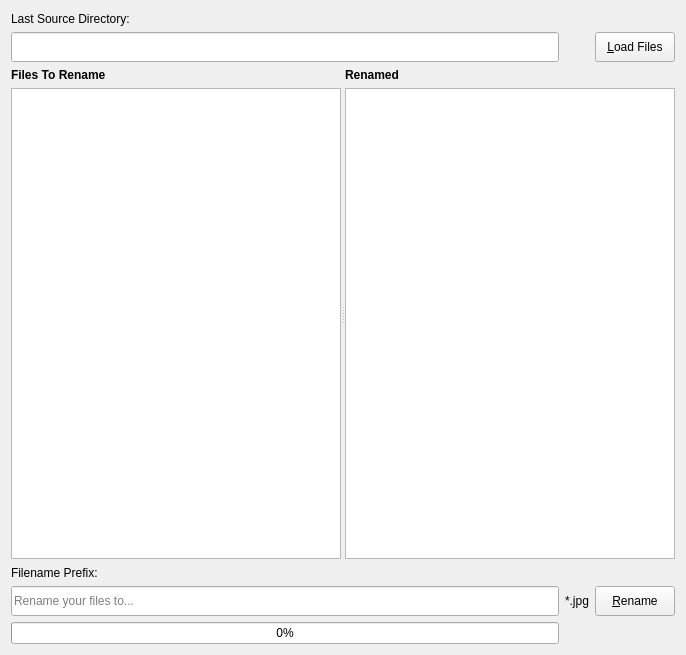
<?xml version="1.0" encoding="UTF-8"?>
<ui version="4.0">
 <class>Window</class>
 <widget class="QWidget" name="Window">
  <property name="geometry">
   <rect>
    <x>0</x>
    <y>0</y>
    <width>686</width>
    <height>655</height>
   </rect>
  </property>
  <property name="windowTitle">
   <string>RP Renamer</string>
  </property>
  <layout class="QGridLayout" name="gridLayout">
   <item row="0" column="0">
    <widget class="QLabel" name="label">
     <property name="minimumSize">
      <size>
       <width>0</width>
       <height>15</height>
      </size>
     </property>
     <property name="maximumSize">
      <size>
       <width>16777215</width>
       <height>15</height>
      </size>
     </property>
     <property name="text">
      <string>Last Source Directory: </string>
     </property>
    </widget>
   </item>
   <item row="1" column="0">
    <widget class="QLineEdit" name="dirEdit">
     <property name="minimumSize">
      <size>
       <width>0</width>
       <height>30</height>
      </size>
     </property>
     <property name="maximumSize">
      <size>
       <width>16777215</width>
       <height>30</height>
      </size>
     </property>
    </widget>
   </item>
   <item row="1" column="2">
    <widget class="QPushButton" name="loadFilesButton">
     <property name="minimumSize">
      <size>
       <width>0</width>
       <height>30</height>
      </size>
     </property>
     <property name="maximumSize">
      <size>
       <width>16777215</width>
       <height>30</height>
      </size>
     </property>
     <property name="text">
      <string>&amp;Load Files</string>
     </property>
    </widget>
   </item>
   <item row="2" column="0" colspan="3">
    <widget class="QSplitter" name="splitter">
     <property name="orientation">
      <enum>Qt::Orientation::Horizontal</enum>
     </property>
     <widget class="QWidget" name="layoutWidget">
      <layout class="QVBoxLayout" name="verticalLayout">
       <item>
        <widget class="QLabel" name="label_2">
         <property name="font">
          <font>
           <bold>true</bold>
          </font>
         </property>
         <property name="text">
          <string>Files To Rename</string>
         </property>
        </widget>
       </item>
       <item>
        <widget class="QListWidget" name="srcFileList"/>
       </item>
      </layout>
     </widget>
     <widget class="QWidget" name="layoutWidget">
      <layout class="QVBoxLayout" name="verticalLayout_2">
       <item>
        <widget class="QLabel" name="label_3">
         <property name="font">
          <font>
           <bold>true</bold>
          </font>
         </property>
         <property name="text">
          <string>Renamed</string>
         </property>
        </widget>
       </item>
       <item>
        <widget class="QListWidget" name="dstFileList"/>
       </item>
      </layout>
     </widget>
    </widget>
   </item>
   <item row="3" column="0" colspan="3">
    <widget class="QLabel" name="label_4">
     <property name="minimumSize">
      <size>
       <width>0</width>
       <height>15</height>
      </size>
     </property>
     <property name="maximumSize">
      <size>
       <width>16777215</width>
       <height>15</height>
      </size>
     </property>
     <property name="text">
      <string>Filename Prefix:</string>
     </property>
    </widget>
   </item>
   <item row="4" column="0">
    <widget class="QLineEdit" name="prefixEdit">
     <property name="minimumSize">
      <size>
       <width>0</width>
       <height>30</height>
      </size>
     </property>
     <property name="maximumSize">
      <size>
       <width>16777215</width>
       <height>30</height>
      </size>
     </property>
     <property name="placeholderText">
      <string>Rename your files to...</string>
     </property>
    </widget>
   </item>
   <item row="4" column="1">
    <widget class="QLabel" name="extensionLabel">
     <property name="minimumSize">
      <size>
       <width>0</width>
       <height>30</height>
      </size>
     </property>
     <property name="maximumSize">
      <size>
       <width>16777215</width>
       <height>30</height>
      </size>
     </property>
     <property name="text">
      <string>*.jpg</string>
     </property>
    </widget>
   </item>
   <item row="4" column="2">
    <widget class="QPushButton" name="renameFilesButton">
     <property name="minimumSize">
      <size>
       <width>0</width>
       <height>30</height>
      </size>
     </property>
     <property name="maximumSize">
      <size>
       <width>16777215</width>
       <height>30</height>
      </size>
     </property>
     <property name="text">
      <string>&amp;Rename</string>
     </property>
    </widget>
   </item>
   <item row="5" column="0">
    <widget class="QProgressBar" name="progressBar">
     <property name="value">
      <number>0</number>
     </property>
    </widget>
   </item>
  </layout>
 </widget>
 <resources/>
 <connections/>
</ui>
